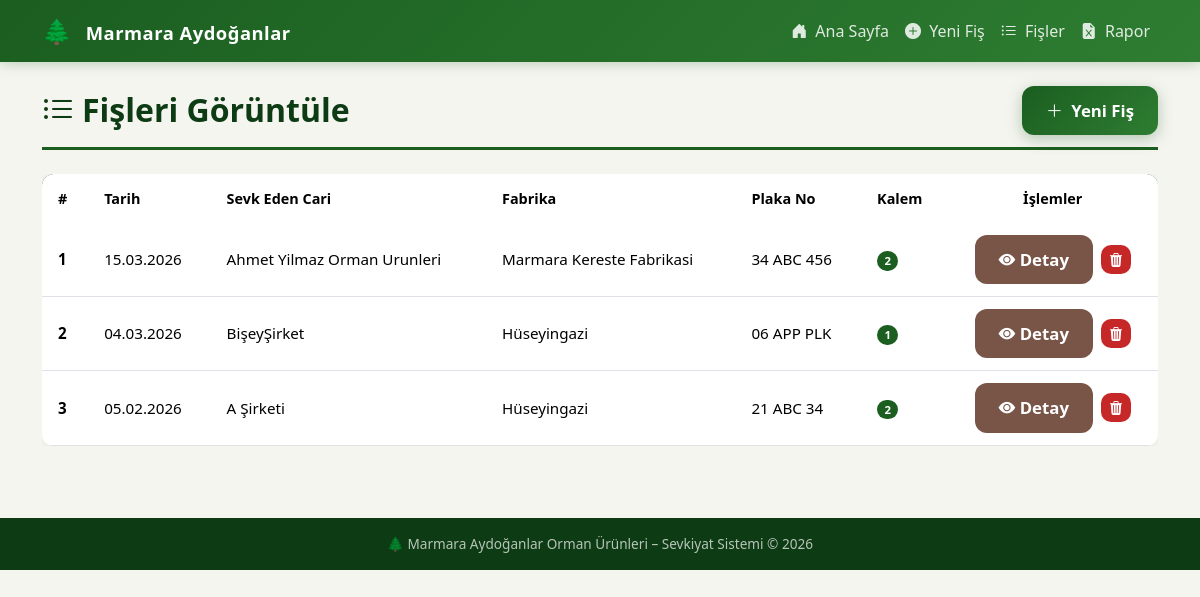
The page /fisleri_goruntule on the database as committed earlier.
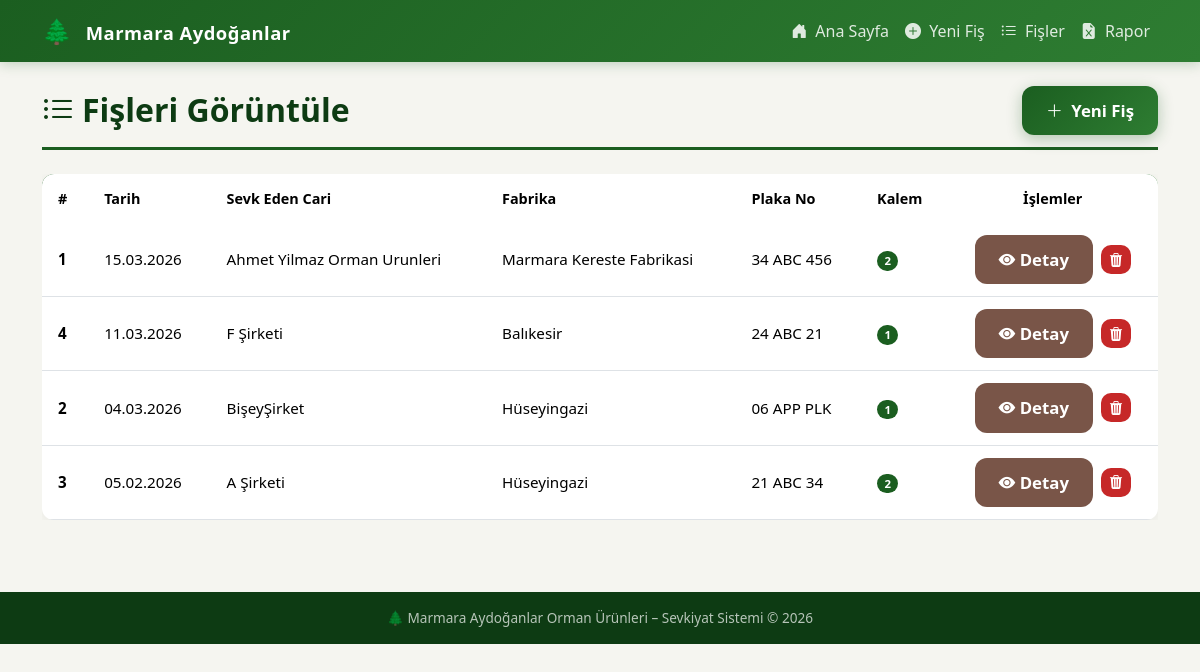
The same page on the database as committed later.
### app.py (models this page shows, shortened)
class Fis(db.Model):
    __tablename__ = "fis"
    id = db.Column(db.Integer, primary_key=True)
    tarih = db.Column(db.Date, nullable=False, default=date.today)
    sevk_eden_cari = db.Column(db.String(200), nullable=False)
    sevk_yeri_fabrika = db.Column(db.String(200), nullable=False)
    sevk_yeri_fis_no = db.Column(db.String(100), nullable=False)
    plaka_no = db.Column(db.String(50), nullable=False)
    detaylar = db.relationship(
        "FisDetayi", backref="fis", lazy=True, cascade="all, delete-orphan"
    )

### app.py (the view)
@app.route("/fisleri_goruntule")
def fisleri_goruntule():
    fisler = Fis.query.order_by(Fis.tarih.desc()).all()
    return render_template("fisleri_goruntule.html", fisler=fisler)

### templates/fisleri_goruntule.html (shortened to what this page needs)
{% extends "base.html" %}
{% block content %}
<div class="page-header d-flex justify-content-between align-items-center flex-wrap gap-2">
    <h2><i class="bi bi-list-ul me-2"></i>Fişleri Görüntüle</h2>
    <a href="{{ url_for('yeni_fis_formu') }}" class="btn btn-ma-primary">
        <i class="bi bi-plus-lg me-1"></i> Yeni Fiş
    </a>
</div>
{% if fisler %}
<div class="table-responsive">
    <table class="table table-ma table-hover mb-0">
        <thead>
            <tr>
                <th>#</th>
                <th>Tarih</th>
                <th>Sevk Eden Cari</th>
                <th>Fabrika</th>
                <th>Plaka No</th>
                <th>Kalem</th>
                <th class="text-center">İşlemler</th>
            </tr>
        </thead>
        <tbody>
            {% for fis in fisler %}
            <tr>
                <td><strong>{{ fis.id }}</strong></td>
                <td>{{ fis.tarih.strftime('%d.%m.%Y') }}</td>
                <td>{{ fis.sevk_eden_cari }}</td>
                <td>{{ fis.sevk_yeri_fabrika }}</td>
                <td>{{ fis.plaka_no }}</td>
                <td>
                    <span class="badge rounded-pill" style="background:var(--ma-primary);">
                        {{ fis.detaylar | length }}
                    </span>
                </td>
                <td class="text-center">
                    <a href="{{ url_for('fis_detay', fis_id=fis.id) }}" class="btn btn-sm btn-ma-accent me-1">
                        <i class="bi bi-eye-fill"></i> Detay
                    </a>
                    <a href="{{ url_for('fis_sil', fis_id=fis.id) }}"
                       class="btn btn-sm btn-ma-danger"
                       onclick="return confirm('Bu fişi silmek istediğinize emin misiniz?');">
                        <i class="bi bi-trash3-fill"></i>
                    </a>
                </td>
            </tr>
            {% endfor %}
        </tbody>
    </table>
</div>
{% endif %}
{% endblock %}

### templates/base.html (shortened to what this page needs)
<!DOCTYPE html>
<html lang="tr">
<head>
    <link href="https://cdn.jsdelivr.net/npm/bootstrap@5.3.3/dist/css/bootstrap.min.css" rel="stylesheet">
    <link href="https://cdn.jsdelivr.net/npm/bootstrap-icons@1.11.3/font/bootstrap-icons.min.css" rel="stylesheet">
    <link href="{{ url_for('static', filename='style.css') }}" rel="stylesheet">
</head>
<body>
    <nav class="navbar navbar-expand-lg navbar-dark navbar-custom sticky-top">
        <div class="container">
            <a class="navbar-brand navbar-brand-custom" href="{{ url_for('index') }}">
                <span class="brand-icon">🌲</span>
                Marmara Aydoğanlar
            </a>
            <div class="collapse navbar-collapse" id="navbarNav">
                <ul class="navbar-nav ms-auto">
                    <li class="nav-item">
                        <a class="nav-link" href="{{ url_for('index') }}">
                            <i class="bi bi-house-door-fill me-1"></i> Ana Sayfa
                        </a>
                    </li>
                    <li class="nav-item">
                        <a class="nav-link" href="{{ url_for('yeni_fis_formu') }}">
                            <i class="bi bi-plus-circle-fill me-1"></i> Yeni Fiş
                        </a>
                    </li>
                    <li class="nav-item">
                        <a class="nav-link" href="{{ url_for('fisleri_goruntule') }}">
                            <i class="bi bi-list-ul me-1"></i> Fişler
                        </a>
                    </li>
                    <li class="nav-item">
                        <a class="nav-link" href="{{ url_for('rapor_indir') }}">
                            <i class="bi bi-file-earmark-excel-fill me-1"></i> Rapor
                        </a>
                    </li>
                </ul>
            </div>
        </div>
    </nav>
    <main class="container py-4">
        {% block content %}{% endblock %}
    </main>
    <footer class="footer-custom text-center">
        <div class="container">
            🌲 Marmara Aydoğanlar Orman Ürünleri – Sevkiyat Sistemi &copy; 2026
        </div>
    </footer>
</body>
</html>

### static/style.css (style rules this page uses)
:root { --ma-primary: #1b5e20; --ma-primary-light: #2e7d32; --ma-primary-dark: #0d3b13; --ma-accent: #795548; --ma-accent-light: #a1887f; --ma-bg: #f5f5f0; --ma-card-bg: #ffffff; --ma-text: #263238; --ma-text-muted: #607d8b; --ma-border: #e0e0e0; --ma-success: #2e7d32; --ma-danger: #c62828; --ma-warning: #f57f17; --ma-gradient: linear-gradient(135deg, var(--ma-primary) 0%, var(--ma-primary-light) 100%); }
* { box-sizing: border-box; }
body { font-family: 'Segoe UI', Tahoma, Geneva, Verdana, sans-serif; background-color: var(--ma-bg); color: var(--ma-text); min-height: 100vh; }
.navbar-brand-custom { font-weight: 700; font-size: 1.15rem; letter-spacing: 0.5px; }
.navbar-brand-custom .brand-icon { font-size: 1.5rem; margin-right: 8px; }
.navbar-custom { background: var(--ma-gradient); box-shadow: 0 2px 12px rgba(27, 94, 32, 0.25); }
.navbar-custom .nav-link { color: rgba(255, 255, 255, 0.85) !important; font-weight: 500; padding: 0.6rem 1rem; border-radius: 8px; transition: all 0.2s ease; }
.page-header { margin-bottom: 1.5rem; padding-bottom: 0.75rem; border-bottom: 3px solid var(--ma-primary); }
.page-header h2 { font-weight: 700; color: var(--ma-primary-dark); margin-bottom: 0; }
.btn-ma-primary { background: var(--ma-gradient); color: #fff; border: none; border-radius: 12px; font-weight: 600; padding: 0.75rem 1.5rem; font-size: 1.05rem; transition: all 0.2s ease; box-shadow: 0 4px 15px rgba(27, 94, 32, 0.3); }
.btn-ma-accent { background: var(--ma-accent); color: #fff; border: none; border-radius: 12px; font-weight: 600; padding: 0.75rem 1.5rem; font-size: 1.05rem; transition: all 0.2s ease; }
.btn-ma-danger { background: var(--ma-danger); color: #fff; border: none; border-radius: 10px; font-weight: 600; transition: all 0.2s ease; }
.table-ma { border-radius: 12px; overflow: hidden; box-shadow: 0 2px 12px rgba(0, 0, 0, 0.05); }
.table-ma thead { background: var(--ma-gradient); color: #fff; }
.table-ma thead th { font-weight: 600; font-size: 0.9rem; padding: 0.85rem 1rem; border: none; white-space: nowrap; }
.table-ma tbody td { padding: 0.75rem 1rem; vertical-align: middle; font-size: 0.95rem; }
.table-ma tbody tr { transition: background 0.15s; }
.footer-custom { background: var(--ma-primary-dark); color: rgba(255, 255, 255, 0.7); font-size: 0.85rem; padding: 1rem 0; margin-top: 3rem; }

Rows that differ between the two databases and show on the page:
added Fis: id "4", tarih "11.03.2026", sevk_eden_cari "F Şirketi", sevk_yeri_fabrika "Balıkesir", plaka_no "24 ABC 21", detaylar|length "1"
